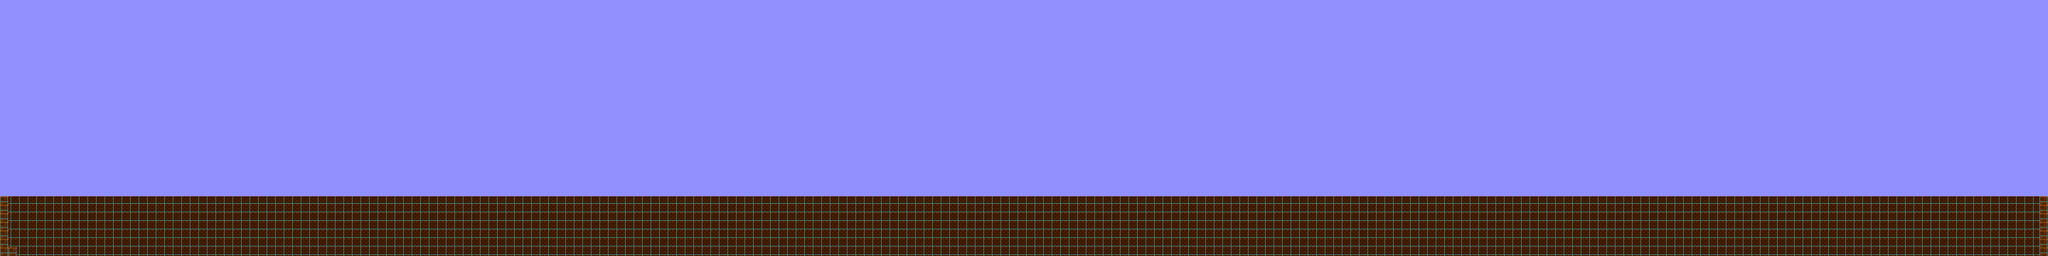

Tiled map render using the project's own tile images. Description and the map definition, with tile-layer contents summarised, below:
An orthogonal 240x30 tile map with 20x20 px tiles, 2 tile layers (BackGround, Graphics) and 2 objects.

<map version="1.9" tiledversion="1.9.2" orientation="orthogonal" renderorder="right-down" width="240" height="30" tilewidth="20" tileheight="20" infinite="0" nextlayerid="4" nextobjectid="3">
 <tileset firstgid="1" source="TankStars.tsx" />
 <layer id="1" name="BackGround" width="240" height="30">
  <data>[7200 cells, 7200 non-empty, 1 distinct tile ids]</data>
 </layer>
 <layer id="2" name="Graphics" width="240" height="30">
  <data>[7200 cells, 2419 non-empty, 3 distinct tile ids]</data>
 </layer>
 <objectgroup id="3" name="Ground">
  <object id="1" x="0" y="464" width="4792" height="136" />
  <object id="2" x="4592" y="1504" />
 </objectgroup>
</map>
